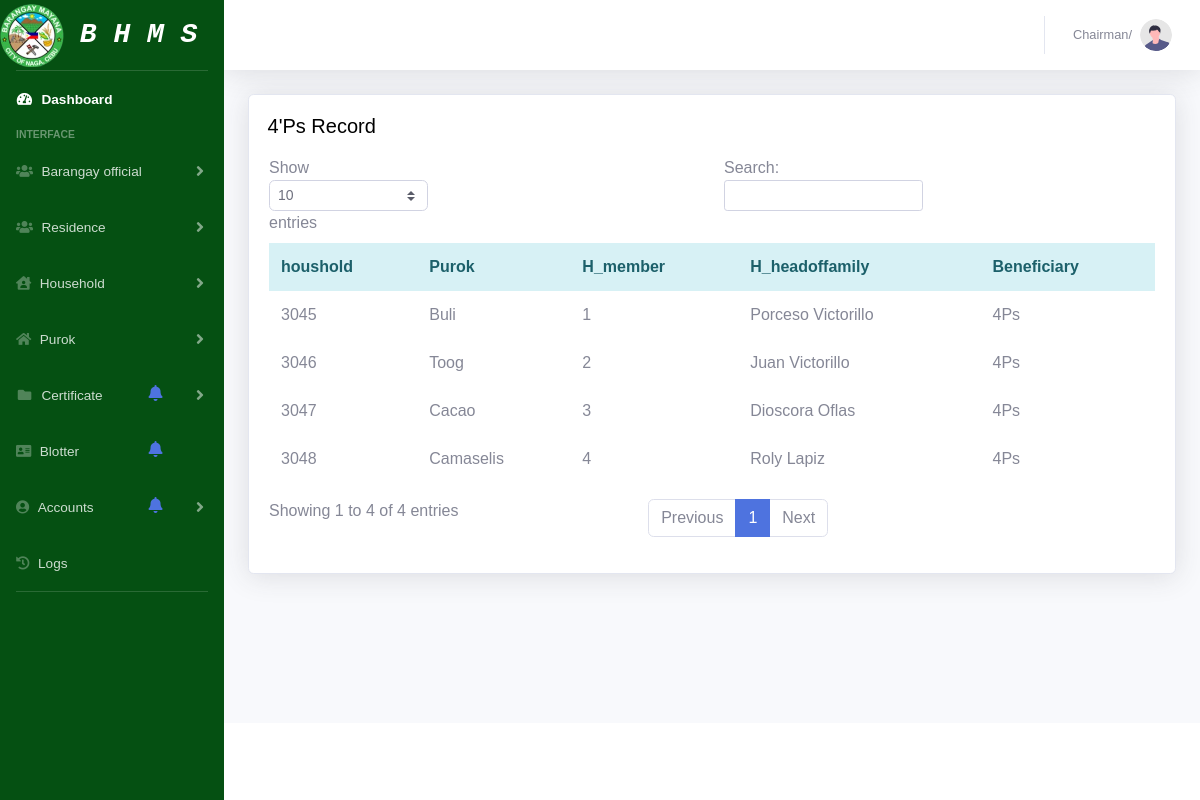
Screenshot of /Ad4ps.php with the database file from the repository.
### tables this page shows
CREATE TABLE `houshold` (
  `householdNO` int(30) NOT NULL AUTO_INCREMENT,
  `P_id` int(10) NOT NULL,
  `H_member` varchar(50) NOT NULL,
  `H_headoffamily` varchar(100) NOT NULL,
  `govBenefits` varchar(50) NOT NULL,
  `Remark` varchar(50) NOT NULL,
  PRIMARY KEY (`householdNO`),
  KEY `P_id` (`P_id`),
  CONSTRAINT `houshold_ibfk_1` FOREIGN KEY (`P_id`) REFERENCES `purok` (`P_id`)
);

CREATE TABLE `purok` (
  `P_id` int(10) NOT NULL AUTO_INCREMENT,
  `P_name` varchar(100) NOT NULL,
  `res` int(10) NOT NULL,
  PRIMARY KEY (`P_id`)
);

### Ad4ps.php (the view, shortened to what this page needs)
<?php
include_once 'header.php';
include_once("Db_connect/connection.php");
?>
                <div class="container-fluid">
                    <div class="card shadow mb-4">
<div class="pos1" >
            <h5>4'Ps Record</h5>
        </div>
                <div class="card-body">
                            <div class="table-responsive">
                          <table class="table table-borderless" id="dataTable" width="100%" cellspacing="0" >
                            <thead class ="alert-info">
                            <tr>
                            <th >houshold</th>
                                <th >Purok</th>
                                <th >H_member</th>
                                <th >H_headoffamily</th>
                                <th >Beneficiary</th>
                            </tr>
                            </thead>
                            <tbody>
                            <?php
                            $statement =$conn->prepare("SELECT * ,purok.P_name from houshold INNER JOIN purok ON houshold.P_id = purok.P_id Where govBenefits='4Ps'");
                            $statement->execute();
                            while($Purok=$statement->fetch()){?>
                            <tr>
                                <td><?php echo $Purok['householdNO']   ?></td>
                                <td><?php echo $Purok['P_name']   ?></td>
                                <td><?php echo $Purok['H_member']   ?></td>
                                <td><?php echo $Purok['H_headoffamily']   ?></td>
                                <td><?php echo $Purok['govBenefits']   ?></td>
                            </tr>
                            <?php
                            }
                            ?>
                            </tbody>
                            </table>
                            </div>
                        </div>
                    </div>
                </div>
            </div>
            <footer class="sticky-footer bg-white">
                <div class="container my-auto">
                    <div class="copyright text-center my-auto">
                    </div>
                </div>
            </footer>
        </div>
    </div>
</body>
</html>

### css/sb.css (style rules this page uses)
.pos1 { margin-left: 2%; margin-top: 2%; margin-bottom: -1%; color:black; }

### css/card.css (style rules this page uses)
* { margin: 0; padding: 0; box-sizing: border-box; font-family: 'Poppins', sans-serif }
body { background: #333 }
.container { margin-top: 69px; margin-left: 70%; }

### rows the page displays
houshold: householdNO "3045", P.P_name "Buli", H_member "1", H_headoffamily "Porceso Victorillo", govBenefits "4Ps"
houshold: householdNO "3046", P.P_name "Toog", H_member "2", H_headoffamily "Juan Victorillo", govBenefits "4Ps"
houshold: householdNO "3047", P.P_name "Cacao", H_member "3", H_headoffamily "Dioscora Oflas", govBenefits "4Ps"
houshold: householdNO "3048", P.P_name "Camaselis", H_member "4", H_headoffamily "Roly Lapiz", govBenefits "4Ps"
